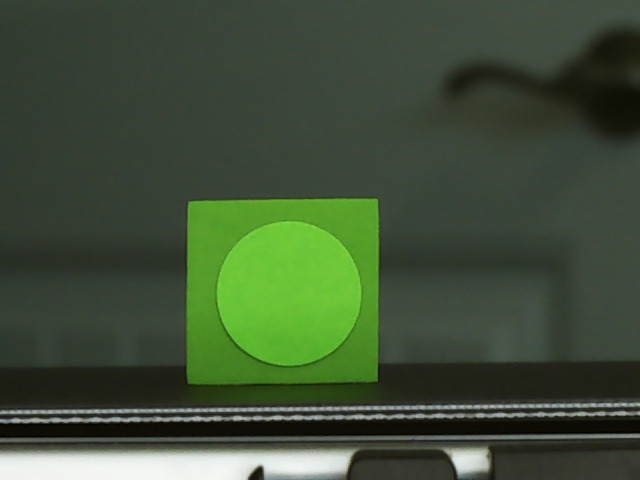
#> input picture dobot/notebooks/001-getting-started-cubics/filename.jpg, 640 x 480 px
$ python resized.py --image 001-getting-started-cubics
#> lines starting #> are read from the running program, lines starting #| are printed output that depends on the picture
# Required Libraries
import cv2
import numpy as np
from os import listdir
from os.path import isfile, join
from pathlib import Path
import argparse
import numpy

# Argument parsing variable declared
ap = argparse.ArgumentParser()

ap.add_argument("-i", "--image",
                required=True,
                help="Path to folder")

args = vars(ap.parse_args())

# Find all the images in the provided images folder
mypath = args["image"]
onlyfiles = [f for f in listdir(mypath) if isfile(join(mypath, f))]
images = numpy.empty(len(onlyfiles), dtype=object)
print(onlyfiles)
# Iterate through every image
# and resize all the images.
for n in range(0, len(onlyfiles)):

    path = join(mypath, onlyfiles[n])
    images[n] = cv2.imread(join(mypath, onlyfiles[n]),cv2.IMREAD_UNCHANGED)
    print(path)

    # Load the image in img variable
    img = cv2.imread(path, 1)
#> img is the input picture: shape (480, 640, 3); mean B, G, R 55.8, 79.8, 63.7

    # Define a resizing Scale
    # To declare how much to resize
    #resize_scaling = 50
    #resize_width = int(img.shape[1] * resize_scaling/100)
    #resize_hieght = int(img.shape[0] * resize_scaling/100)
    resized_dimensions = (256, 256)

    # Create resized image using the calculated dimensions
    resized_image = cv2.resize(img, resized_dimensions,interpolation=cv2.INTER_AREA)
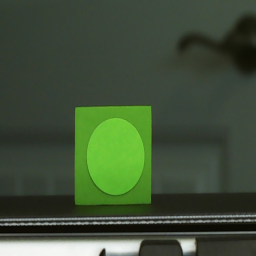
#> resized_image: shape (256, 256, 3); mean B, G, R 55.8, 79.8, 63.7

    # Save the image in Output Folder
    cv2.imwrite("C:/Intel/anomalib/datasets/cubes/resized/" + str(n) + '_resized.jpg', resized_image)

print("Images resized Successfully")
